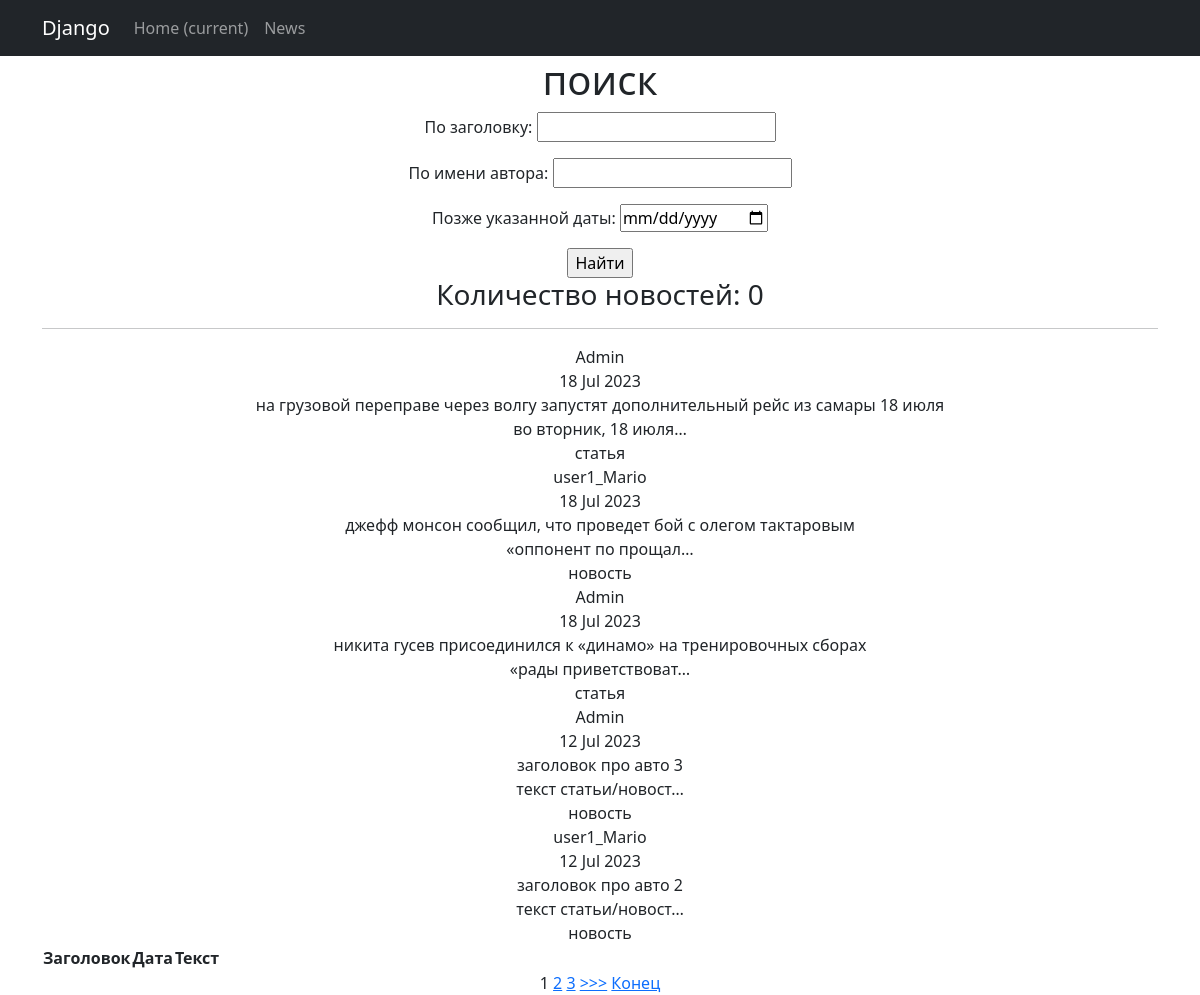
The app's page /news/search/ with its own data.
### News_Portal/models.py (models this page shows, shortened)
class Post(models.Model):
    article = 'AR'
    news = 'NE'
    POST_TYPES = [
        (article, 'статья'),
        (news, 'новость')
    ]
    author = models.ForeignKey(Author, on_delete=models.CASCADE)#связь «один ко многим» с моделью Author;
    type = models.CharField(max_length=2, choices=POST_TYPES, default=article)#поле с выбором — «статья» или «новость»;
    time_in = models.DateTimeField(auto_now_add=True)#автоматически добавляемая дата и время создания;
    category = models.ManyToManyField(Category, through='PostCategory')#связь «многие ко многим» с моделью Category (с дополнительной моделью PostCategory);
    header = models.CharField(max_length=255, default='заголовок')#заголовок статьи/новости;
    text = models.TextField(default='текст статьи/новости')#текст статьи/новости;
    _rating = models.IntegerField(default=0, db_column='rating')#рейтинг статьи/новости.
    def __str__(self):
        return f'{self.header.title()}: {self.text[:20]}'
    @property
    def rating(self):
        return self._rating
    @rating.setter
    def rating(self, value):
        self._rating = int(value) if value >= 0 else 0
        self.save()

class Author(models.Model):
    user = models.OneToOneField(User, on_delete=models.CASCADE)
    rating = models.IntegerField(default=0)

### News_Portal/views.py (the view)
# urls.py: path('search/', NewsSearch.as_view(), name='post_search'),
class NewsSearch(ListView):
    model = Post
    template_name = 'post_search.html'
    context_object_name = 'post_search'
    ordering = ['-time_in']
    paginate_by = 5
    def get_queryset(self):
        queryset = super().get_queryset()
        self.filterset = PostFilter(self.request.GET, queryset)
        return self.filterset.qs
    def get_context_data(self, **kwargs):
        context = super().get_context_data(**kwargs)
        context['filterset'] = self.filterset
        pprint(context)
        return context

### News_Portal/templatetags/custom_filters.py (called while the page is built)
@register.filter()
def censor(text: str):
    for bad_word in bad_words:
        text = text.lower().replace(bad_word.lower(), '*****')
    return text

### templates/post_search.html (shortened to what this page needs)
{% extends 'flatpages/default.html' %}
тега {% load custom_filters %}. Где custom_filters — это название Python файла-->
{% load custom_filters %}
{% block content %}
    <h1>поиск</h1>
   <form action="" method="get">
       {{ filterset.form.as_p }}
       <input type="submit" value="Найти" />
   </form>
    <h3>Количество новостей: {{ posts|length }}</h3>
    <hr>
    {%if post_search %}
        <table>
            <thead>
                <th>Заголовок</th>
                <th>Дата</th>
                <th>Текст</th>
            </thead>
            {% for post in post_search %}
            <div>
                {{ post.author.user.username }}
                <br>
                {{ post.time_in|date:'d M Y'}}
                <br>
                {{ post.header|censor }}
                <br>
                {{ post.text|truncatechars:20|censor }}
                <br>
                {{ post.get_type_display }}
            </div>
           {% endfor %}
        </table>
    {% else %}
       <h2>Новостей нет!Скукота</h2>
    {% endif %}
        {% for num in page_obj.paginator.page_range %}
            {% if page_obj.number == num %}
                <a>{{ num }}</a>
            {% elif num > page_obj.number|add:'-3' and num < page_obj.number|add:'3' %}
                <a href="?page={{ num }}">{{ num }}</a>
            {% endif %}
        {% endfor %}
        {% if page_obj.has_next %}
            <a href="?page={{ page_obj.next_page_number }}">>>></a>
            <a href="?page={{ page_obj.paginator.num_pages }}">Конец</a>
        {% endif %}
{% endblock content %}ml>

### records on screen
Post: author.user.username "Admin", time_in "18 Jul 2023", header|censor "на грузовой переправе через волгу запустят дополнительный рейс из самары 18 июля", text|censor "во вторник, 18 июля…", type "статья"
Post: author.user.username "user1_Mario", time_in "18 Jul 2023", header|censor "джефф монсон сообщил, что проведет бой с олегом тактаровым", text|censor "«оппонент по прощал…", type "новость"
Post: author.user.username "Admin", time_in "18 Jul 2023", header|censor "никита гусев присоединился к «динамо» на тренировочных сборах", text|censor "«рады приветствоват…", type "статья"
Post: author.user.username "Admin", time_in "12 Jul 2023", header|censor "заголовок про авто 3", text|censor "текст статьи/новост…", type "новость"
Post: author.user.username "user1_Mario", time_in "12 Jul 2023", header|censor "заголовок про авто 2", text|censor "текст статьи/новост…", type "новость"

### other values on screen
{{ posts|length }} "0"
{{ num }} "1"
{{ num }} "2" "3"
